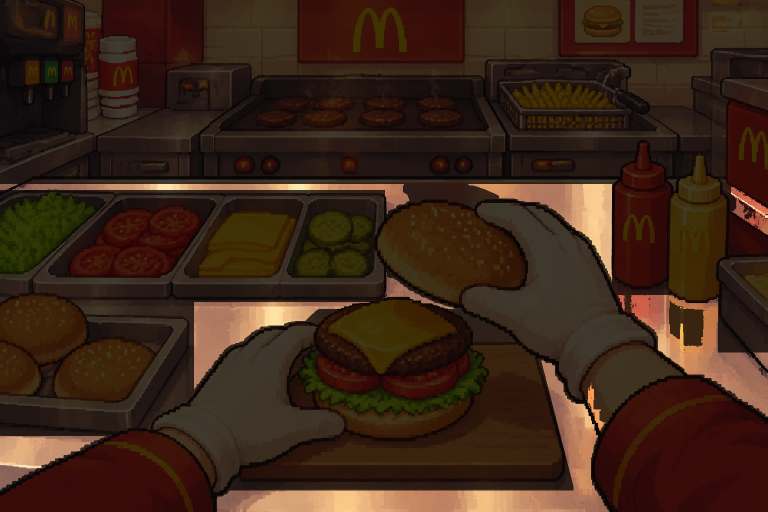
#> input picture tools/_archive/bgclean_src.png, 1536 x 1024 px (shown at 1/2 size)
$ python segment.py _archive/bgclean_src.png _archive/bgclean_diff.png
#> lines starting #> are read from the running program, lines starting #| are printed output that depends on the picture; after the words box and inside, x2 and y2 are one past the last pixel; in counts of white or black regions, pixels touching at a corner belong together
import sys, json
import numpy as np, cv2
src, out = sys.argv[1], sys.argv[2]
im = cv2.imread(src)
#> im is the input picture: shape (1024, 1536, 3); mean B, G, R 23.9, 37.4, 59.8
h, w = im.shape[:2]
#> h = 1024; w = 1536
hsv = cv2.cvtColor(im, cv2.COLOR_BGR2HSV)
#> hsv: shape (1024, 1536, 3); mean H, S, V 13.8, 157.9, 59.9
# background: bright & low saturation (white / light-gray checker / cream)
bg = (hsv[...,1] < 40) & (hsv[...,2] > 215)
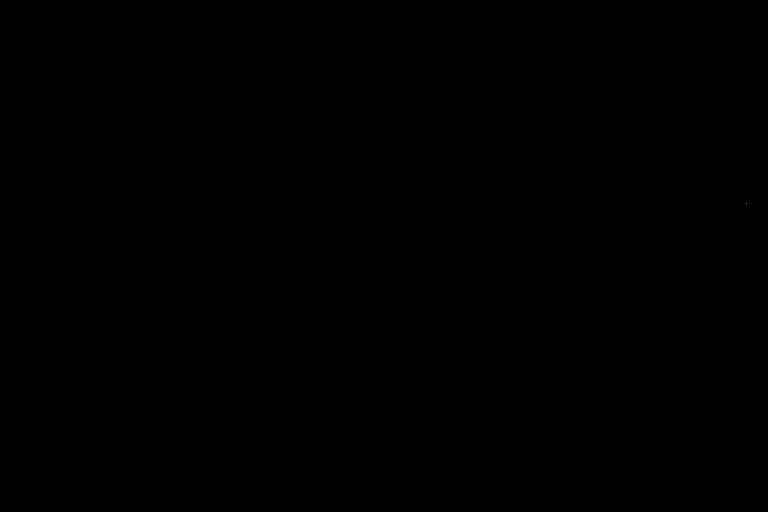
#> bg: shape (1024, 1536) bool (shown at 1/2 size); 0% white in thin lines or dots, all inside (x1, y1, x2, y2) = (1493, 407, 1494, 408)
fg = (~bg).astype(np.uint8)*255
k = cv2.getStructuringElement(cv2.MORPH_RECT,(9,9))
d = cv2.dilate(fg,k)
#> d: shape (1024, 1536); every value is 255
n, lab, stats, cent = cv2.connectedComponentsWithStats(d, 8)
#> lab: shape (1024, 1536) int32; every value is 1
#> n = 2; stats = [[-1, 2147483647, 0, 0, 0], [0, 0, 1536, 1024, 1572864]]; cent = [[nan, nan], [767.5, 511.5]]
boxes=[]
for i in range(1,n):
    x,y,bw,bh,a = stats[i]
    if bw*bh < 400: continue
    boxes.append([int(x),int(y),int(bw),int(bh)])
#> this loop made 1 pass
#> after the loop, boxes = [[0, 0, 1536, 1024]]
boxes.sort(key=lambda b:(b[1]//60, b[0]))
vis = im.copy()
for i,(x,y,bw,bh) in enumerate(boxes):
    cv2.rectangle(vis,(x,y),(x+bw,y+bh),(255,0,255),1)
    cv2.putText(vis,str(i),(x+2,y+12),cv2.FONT_HERSHEY_SIMPLEX,0.4,(255,0,0),1)
#> this loop made 1 pass
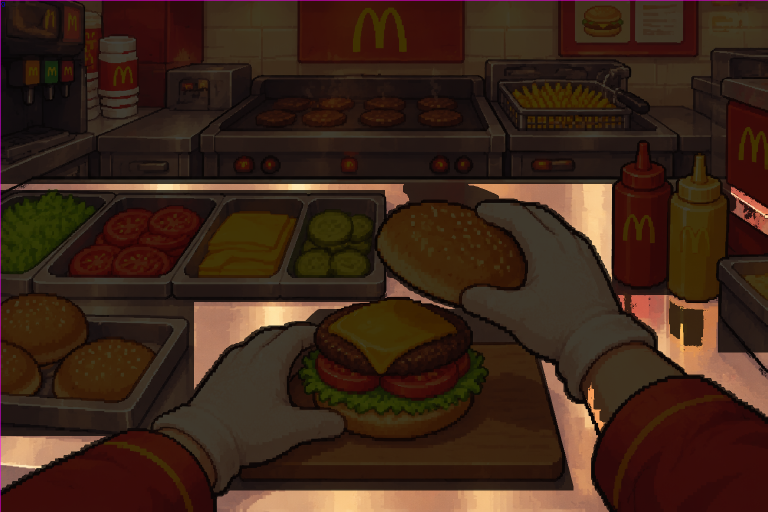
#> vis: shape (1024, 1536, 3) (shown at 1/2 size); 0.16% of pixels changed, all inside (x1, y1, x2, y2) = (0, 0, 1536, 1024)
cv2.imwrite(out+'_vis.png', vis)
json.dump(boxes, open(out+'_boxes.json','w'))
print(len(boxes))
#| 1
